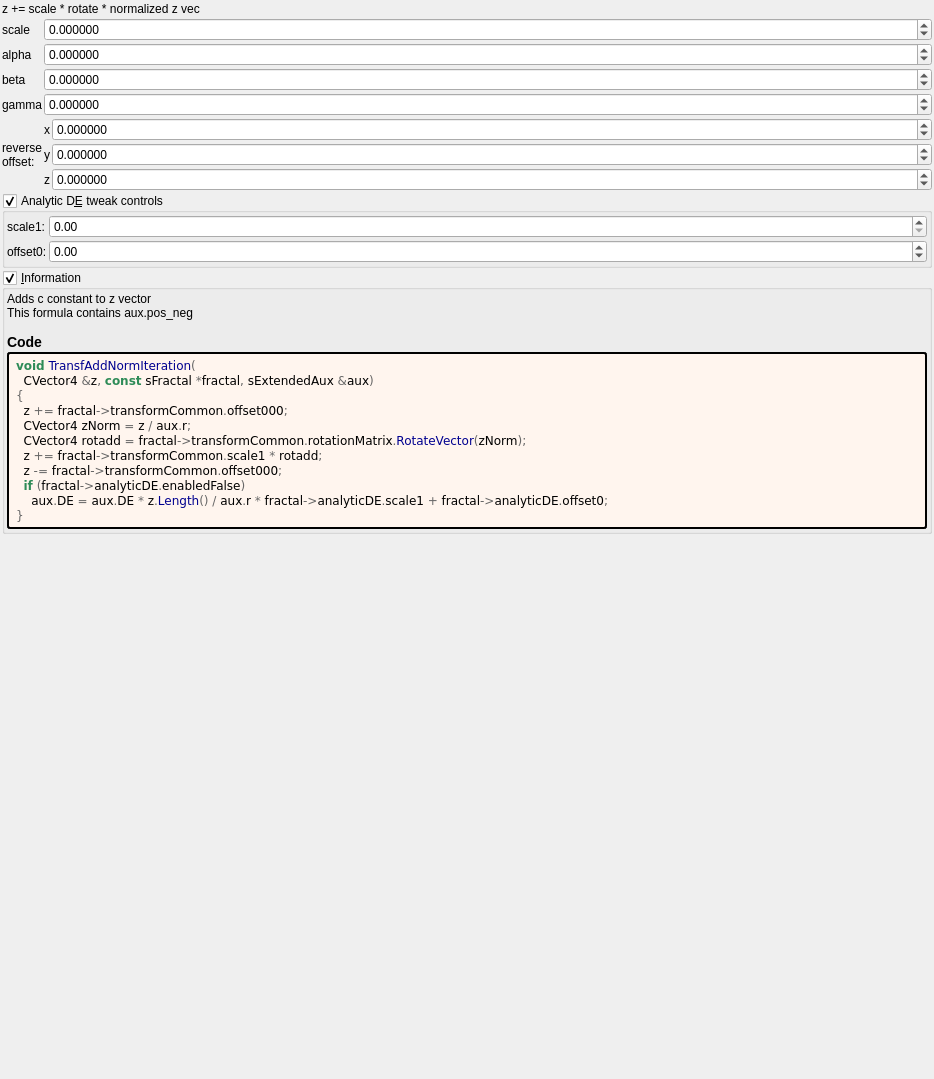
<?xml version="1.0" encoding="UTF-8"?>
<ui version="4.0">
 <class>transf_add_norm</class>
 <widget class="QWidget" name="Form">
  <property name="geometry">
   <rect>
    <x>0</x>
    <y>0</y>
    <width>934</width>
    <height>1079</height>
   </rect>
  </property>
  <property name="windowTitle">
   <string notr="true">transf_add_norm</string>
  </property>
  <layout class="QVBoxLayout" name="verticalLayout">
   <property name="spacing">
    <number>2</number>
   </property>
   <property name="leftMargin">
    <number>2</number>
   </property>
   <property name="topMargin">
    <number>2</number>
   </property>
   <property name="rightMargin">
    <number>2</number>
   </property>
   <property name="bottomMargin">
    <number>2</number>
   </property>
   <item>
    <widget class="QLabel" name="label_76">
     <property name="text">
      <string>z += scale * rotate * normalized z vec</string>
     </property>
    </widget>
   </item>
   <item>
    <layout class="QGridLayout" name="gridLayout_3" columnstretch="0,1">
     <property name="spacing">
      <number>2</number>
     </property>
     <item row="1" column="1">
      <widget class="MyDoubleSpinBox" name="spinboxd3_transf_rotation_x">
       <property name="sizePolicy">
        <sizepolicy hsizetype="Minimum" vsizetype="Maximum">
         <horstretch>0</horstretch>
         <verstretch>0</verstretch>
        </sizepolicy>
       </property>
       <property name="prefix">
        <string/>
       </property>
       <property name="suffix">
        <string/>
       </property>
       <property name="decimals">
        <number>6</number>
       </property>
       <property name="minimum">
        <double>-36000.000000000000000</double>
       </property>
       <property name="maximum">
        <double>36000.000000000000000</double>
       </property>
       <property name="singleStep">
        <double>1.000000000000000</double>
       </property>
      </widget>
     </item>
     <item row="2" column="0">
      <widget class="QLabel" name="label_14">
       <property name="text">
        <string notr="true">beta</string>
       </property>
      </widget>
     </item>
     <item row="2" column="1">
      <widget class="MyDoubleSpinBox" name="spinboxd3_transf_rotation_y">
       <property name="sizePolicy">
        <sizepolicy hsizetype="Minimum" vsizetype="Maximum">
         <horstretch>0</horstretch>
         <verstretch>0</verstretch>
        </sizepolicy>
       </property>
       <property name="prefix">
        <string/>
       </property>
       <property name="suffix">
        <string/>
       </property>
       <property name="decimals">
        <number>6</number>
       </property>
       <property name="minimum">
        <double>-36000.000000000000000</double>
       </property>
       <property name="maximum">
        <double>36000.000000000000000</double>
       </property>
       <property name="singleStep">
        <double>1.000000000000000</double>
       </property>
      </widget>
     </item>
     <item row="3" column="1">
      <widget class="MyDoubleSpinBox" name="spinboxd3_transf_rotation_z">
       <property name="sizePolicy">
        <sizepolicy hsizetype="Minimum" vsizetype="Maximum">
         <horstretch>0</horstretch>
         <verstretch>0</verstretch>
        </sizepolicy>
       </property>
       <property name="prefix">
        <string/>
       </property>
       <property name="suffix">
        <string/>
       </property>
       <property name="decimals">
        <number>6</number>
       </property>
       <property name="minimum">
        <double>-36000.000000000000000</double>
       </property>
       <property name="maximum">
        <double>36000.000000000000000</double>
       </property>
       <property name="singleStep">
        <double>1.000000000000000</double>
       </property>
      </widget>
     </item>
     <item row="1" column="0">
      <widget class="QLabel" name="label_15">
       <property name="text">
        <string notr="true">alpha</string>
       </property>
      </widget>
     </item>
     <item row="3" column="0">
      <widget class="QLabel" name="label_16">
       <property name="text">
        <string notr="true">gamma</string>
       </property>
      </widget>
     </item>
     <item row="0" column="1">
      <widget class="MyDoubleSpinBox" name="spinbox_transf_scale_1">
       <property name="sizePolicy">
        <sizepolicy hsizetype="Minimum" vsizetype="Maximum">
         <horstretch>0</horstretch>
         <verstretch>0</verstretch>
        </sizepolicy>
       </property>
       <property name="prefix">
        <string/>
       </property>
       <property name="suffix">
        <string/>
       </property>
       <property name="decimals">
        <number>6</number>
       </property>
       <property name="minimum">
        <double>-99.989999999999995</double>
       </property>
       <property name="maximum">
        <double>99.989999999999995</double>
       </property>
       <property name="singleStep">
        <double>0.100000000000000</double>
       </property>
      </widget>
     </item>
     <item row="0" column="0">
      <widget class="QLabel" name="label_17">
       <property name="text">
        <string notr="true">scale</string>
       </property>
      </widget>
     </item>
    </layout>
   </item>
   <item>
    <layout class="QGridLayout" name="gridLayout_4" columnstretch="0,0,1">
     <property name="spacing">
      <number>2</number>
     </property>
     <item row="2" column="2">
      <widget class="MyDoubleSpinBox" name="spinbox3_transf_offset_000_z">
       <property name="sizePolicy">
        <sizepolicy hsizetype="Minimum" vsizetype="Maximum">
         <horstretch>0</horstretch>
         <verstretch>0</verstretch>
        </sizepolicy>
       </property>
       <property name="prefix">
        <string/>
       </property>
       <property name="suffix">
        <string/>
       </property>
       <property name="decimals">
        <number>6</number>
       </property>
       <property name="minimum">
        <double>-99.989999999999995</double>
       </property>
       <property name="maximum">
        <double>99.989999999999995</double>
       </property>
       <property name="singleStep">
        <double>0.100000000000000</double>
       </property>
      </widget>
     </item>
     <item row="1" column="2">
      <widget class="MyDoubleSpinBox" name="spinbox3_transf_offset_000_y">
       <property name="sizePolicy">
        <sizepolicy hsizetype="Minimum" vsizetype="Maximum">
         <horstretch>0</horstretch>
         <verstretch>0</verstretch>
        </sizepolicy>
       </property>
       <property name="prefix">
        <string/>
       </property>
       <property name="suffix">
        <string/>
       </property>
       <property name="decimals">
        <number>6</number>
       </property>
       <property name="minimum">
        <double>-99.989999999999995</double>
       </property>
       <property name="maximum">
        <double>99.989999999999995</double>
       </property>
       <property name="singleStep">
        <double>0.100000000000000</double>
       </property>
      </widget>
     </item>
     <item row="0" column="2">
      <widget class="MyDoubleSpinBox" name="spinbox3_transf_offset_000_x">
       <property name="sizePolicy">
        <sizepolicy hsizetype="Minimum" vsizetype="Maximum">
         <horstretch>0</horstretch>
         <verstretch>0</verstretch>
        </sizepolicy>
       </property>
       <property name="prefix">
        <string/>
       </property>
       <property name="suffix">
        <string/>
       </property>
       <property name="decimals">
        <number>6</number>
       </property>
       <property name="minimum">
        <double>-99.989999999999995</double>
       </property>
       <property name="maximum">
        <double>99.989999999999995</double>
       </property>
       <property name="singleStep">
        <double>0.100000000000000</double>
       </property>
      </widget>
     </item>
     <item row="0" column="1">
      <widget class="QLabel" name="label_114">
       <property name="text">
        <string notr="true">x</string>
       </property>
      </widget>
     </item>
     <item row="1" column="1">
      <widget class="QLabel" name="label_113">
       <property name="text">
        <string notr="true">y</string>
       </property>
      </widget>
     </item>
     <item row="2" column="1">
      <widget class="QLabel" name="label_115">
       <property name="text">
        <string notr="true">z</string>
       </property>
      </widget>
     </item>
     <item row="0" column="0" rowspan="3">
      <widget class="QLabel" name="label_18">
       <property name="text">
        <string notr="true">reverse
offset:</string>
       </property>
      </widget>
     </item>
    </layout>
   </item>
   <item>
    <widget class="MyGroupBox" name="groupCheck_analyticDE_enabled_false">
     <property name="title">
      <string>Analytic D&amp;E tweak controls</string>
     </property>
     <property name="checkable">
      <bool>true</bool>
     </property>
     <layout class="QVBoxLayout" name="verticalLayout_13" stretch="0">
      <property name="spacing">
       <number>2</number>
      </property>
      <property name="leftMargin">
       <number>2</number>
      </property>
      <property name="topMargin">
       <number>2</number>
      </property>
      <property name="rightMargin">
       <number>2</number>
      </property>
      <property name="bottomMargin">
       <number>2</number>
      </property>
      <item>
       <layout class="QGridLayout" name="gridLayout_5" columnstretch="0,1">
        <property name="spacing">
         <number>2</number>
        </property>
        <item row="0" column="1">
         <widget class="MyDoubleSpinBox" name="spinbox_analyticDE_scale_1">
          <property name="sizePolicy">
           <sizepolicy hsizetype="Minimum" vsizetype="Maximum">
            <horstretch>0</horstretch>
            <verstretch>0</verstretch>
           </sizepolicy>
          </property>
          <property name="prefix">
           <string/>
          </property>
          <property name="suffix">
           <string/>
          </property>
          <property name="decimals">
           <number>2</number>
          </property>
          <property name="minimum">
           <double>0.000000000000000</double>
          </property>
          <property name="maximum">
           <double>99.989999999999995</double>
          </property>
          <property name="singleStep">
           <double>0.100000000000000</double>
          </property>
         </widget>
        </item>
        <item row="1" column="1">
         <widget class="MyDoubleSpinBox" name="spinbox_analyticDE_offset_0">
          <property name="sizePolicy">
           <sizepolicy hsizetype="Minimum" vsizetype="Maximum">
            <horstretch>0</horstretch>
            <verstretch>0</verstretch>
           </sizepolicy>
          </property>
          <property name="prefix">
           <string/>
          </property>
          <property name="suffix">
           <string/>
          </property>
          <property name="decimals">
           <number>2</number>
          </property>
          <property name="minimum">
           <double>-99.989999999999995</double>
          </property>
          <property name="maximum">
           <double>99.989999999999995</double>
          </property>
          <property name="singleStep">
           <double>0.100000000000000</double>
          </property>
         </widget>
        </item>
        <item row="0" column="0">
         <widget class="QLabel" name="label_182">
          <property name="text">
           <string>scale1:</string>
          </property>
         </widget>
        </item>
        <item row="1" column="0">
         <widget class="QLabel" name="label_177">
          <property name="text">
           <string>offset0:</string>
          </property>
         </widget>
        </item>
       </layout>
      </item>
     </layout>
    </widget>
   </item>
   <item>
    <widget class="MyGroupBox" name="groupCheck_info">
     <property name="title">
      <string>&amp;Information</string>
     </property>
     <property name="flat">
      <bool>false</bool>
     </property>
     <property name="checkable">
      <bool>true</bool>
     </property>
     <layout class="QVBoxLayout" name="verticalLayout_2">
      <property name="spacing">
       <number>2</number>
      </property>
      <property name="leftMargin">
       <number>2</number>
      </property>
      <property name="topMargin">
       <number>2</number>
      </property>
      <property name="rightMargin">
       <number>2</number>
      </property>
      <property name="bottomMargin">
       <number>2</number>
      </property>
      <item>
       <widget class="QLabel" name="label_information_general">
        <property name="text">
         <string notr="true">&lt;p&gt;Adds c constant to z vector&lt;br&gt;This formula contains aux.pos_neg&lt;/p&gt;&lt;table&gt;
&lt;/table&gt;
&lt;h3&gt;Code&lt;/h3&gt;</string>
        </property>
        <property name="wordWrap">
         <bool>true</bool>
        </property>
        <property name="openExternalLinks">
         <bool>true</bool>
        </property>
        <property name="textInteractionFlags">
         <set>Qt::LinksAccessibleByMouse|Qt::TextSelectableByMouse</set>
        </property>
       </widget>
      </item>
      <item>
       <widget class="QLabel" name="label_code_content">
        <property name="styleSheet">
         <string notr="true">border-style: outset; border-width: 2px; border-radius: 3px; border-color: black; background-color: #fff5ee; padding: 4px;</string>
        </property>
        <property name="text">
         <string notr="true">&lt;body style=&quot;background-color:#fff5ee&quot;&gt;
&lt;pre style=&quot;color:#000000; background-color:#fff5ee;  font-family:'Courier New',monospace;&quot;&gt;&lt;span style=&quot;color:#2e8b57; font-weight:bold&quot;&gt;void&lt;/span&gt; &lt;span style=&quot;color:#00008f&quot;&gt;TransfAddNormIteration&lt;/span&gt;&lt;span style=&quot;color:#676767&quot;&gt;(&lt;/span&gt;
  CVector4 &lt;span style=&quot;color:#676767&quot;&gt;&amp;amp;&lt;/span&gt;z&lt;span style=&quot;color:#676767&quot;&gt;,&lt;/span&gt; &lt;span style=&quot;color:#2e8b57; font-weight:bold&quot;&gt;const&lt;/span&gt; sFractal &lt;span style=&quot;color:#676767&quot;&gt;*&lt;/span&gt;fractal&lt;span style=&quot;color:#676767&quot;&gt;,&lt;/span&gt; sExtendedAux &lt;span style=&quot;color:#676767&quot;&gt;&amp;amp;&lt;/span&gt;aux&lt;span style=&quot;color:#676767&quot;&gt;)&lt;/span&gt;
&lt;span style=&quot;color:#676767&quot;&gt;{&lt;/span&gt;
  z &lt;span style=&quot;color:#676767&quot;&gt;+=&lt;/span&gt; fractal&lt;span style=&quot;color:#676767&quot;&gt;-&amp;gt;&lt;/span&gt;transformCommon&lt;span style=&quot;color:#676767&quot;&gt;.&lt;/span&gt;offset000&lt;span style=&quot;color:#676767&quot;&gt;;&lt;/span&gt;
  CVector4 zNorm &lt;span style=&quot;color:#676767&quot;&gt;=&lt;/span&gt; z &lt;span style=&quot;color:#676767&quot;&gt;/&lt;/span&gt; aux&lt;span style=&quot;color:#676767&quot;&gt;.&lt;/span&gt;r&lt;span style=&quot;color:#676767&quot;&gt;;&lt;/span&gt;
  CVector4 rotadd &lt;span style=&quot;color:#676767&quot;&gt;=&lt;/span&gt; fractal&lt;span style=&quot;color:#676767&quot;&gt;-&amp;gt;&lt;/span&gt;transformCommon&lt;span style=&quot;color:#676767&quot;&gt;.&lt;/span&gt;rotationMatrix&lt;span style=&quot;color:#676767&quot;&gt;.&lt;/span&gt;&lt;span style=&quot;color:#00008f&quot;&gt;RotateVector&lt;/span&gt;&lt;span style=&quot;color:#676767&quot;&gt;(&lt;/span&gt;zNorm&lt;span style=&quot;color:#676767&quot;&gt;);&lt;/span&gt;
  z &lt;span style=&quot;color:#676767&quot;&gt;+=&lt;/span&gt; fractal&lt;span style=&quot;color:#676767&quot;&gt;-&amp;gt;&lt;/span&gt;transformCommon&lt;span style=&quot;color:#676767&quot;&gt;.&lt;/span&gt;scale1 &lt;span style=&quot;color:#676767&quot;&gt;*&lt;/span&gt; rotadd&lt;span style=&quot;color:#676767&quot;&gt;;&lt;/span&gt;
  z &lt;span style=&quot;color:#676767&quot;&gt;-=&lt;/span&gt; fractal&lt;span style=&quot;color:#676767&quot;&gt;-&amp;gt;&lt;/span&gt;transformCommon&lt;span style=&quot;color:#676767&quot;&gt;.&lt;/span&gt;offset000&lt;span style=&quot;color:#676767&quot;&gt;;&lt;/span&gt;
  &lt;span style=&quot;color:#2e8b57; font-weight:bold&quot;&gt;if&lt;/span&gt; &lt;span style=&quot;color:#676767&quot;&gt;(&lt;/span&gt;fractal&lt;span style=&quot;color:#676767&quot;&gt;-&amp;gt;&lt;/span&gt;analyticDE&lt;span style=&quot;color:#676767&quot;&gt;.&lt;/span&gt;enabledFalse&lt;span style=&quot;color:#676767&quot;&gt;)&lt;/span&gt;
    aux&lt;span style=&quot;color:#676767&quot;&gt;.&lt;/span&gt;DE &lt;span style=&quot;color:#676767&quot;&gt;=&lt;/span&gt; aux&lt;span style=&quot;color:#676767&quot;&gt;.&lt;/span&gt;DE &lt;span style=&quot;color:#676767&quot;&gt;*&lt;/span&gt; z&lt;span style=&quot;color:#676767&quot;&gt;.&lt;/span&gt;&lt;span style=&quot;color:#00008f&quot;&gt;Length&lt;/span&gt;&lt;span style=&quot;color:#676767&quot;&gt;() /&lt;/span&gt; aux&lt;span style=&quot;color:#676767&quot;&gt;.&lt;/span&gt;r &lt;span style=&quot;color:#676767&quot;&gt;*&lt;/span&gt; fractal&lt;span style=&quot;color:#676767&quot;&gt;-&amp;gt;&lt;/span&gt;analyticDE&lt;span style=&quot;color:#676767&quot;&gt;.&lt;/span&gt;scale1 &lt;span style=&quot;color:#676767&quot;&gt;+&lt;/span&gt; fractal&lt;span style=&quot;color:#676767&quot;&gt;-&amp;gt;&lt;/span&gt;analyticDE&lt;span style=&quot;color:#676767&quot;&gt;.&lt;/span&gt;offset0&lt;span style=&quot;color:#676767&quot;&gt;;&lt;/span&gt;
&lt;span style=&quot;color:#676767&quot;&gt;}&lt;/span&gt;
&lt;/pre&gt;
&lt;/body&gt;</string>
        </property>
        <property name="wordWrap">
         <bool>true</bool>
        </property>
        <property name="openExternalLinks">
         <bool>true</bool>
        </property>
        <property name="textInteractionFlags">
         <set>Qt::LinksAccessibleByMouse|Qt::TextSelectableByMouse</set>
        </property>
       </widget>
      </item>
     </layout>
    </widget>
   </item>
   <item>
    <spacer name="verticalSpacer">
     <property name="orientation">
      <enum>Qt::Vertical</enum>
     </property>
     <property name="sizeHint" stdset="0">
      <size>
       <width>20</width>
       <height>40</height>
      </size>
     </property>
    </spacer>
   </item>
  </layout>
 </widget>
 <customwidgets>
  <customwidget>
   <class>MyDoubleSpinBox</class>
   <extends>QDoubleSpinBox</extends>
   <header>my_double_spin_box.h</header>
  </customwidget>
  <customwidget>
   <class>MyGroupBox</class>
   <extends>QGroupBox</extends>
   <header>my_group_box.h</header>
   <container>1</container>
  </customwidget>
 </customwidgets>
 <tabstops>
  <tabstop>groupCheck_info</tabstop>
 </tabstops>
 <resources/>
 <connections/>
</ui>
